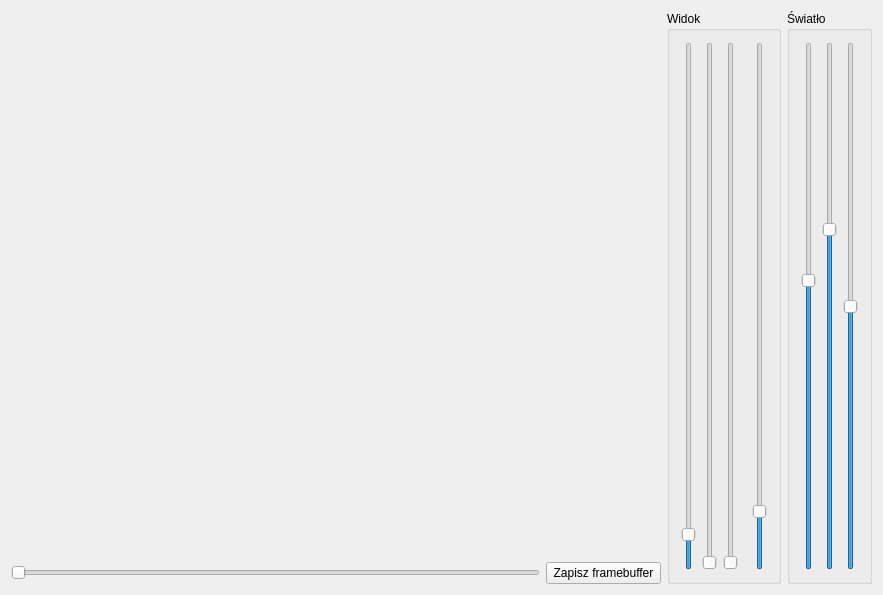
<?xml version="1.0" encoding="UTF-8"?>
<ui version="4.0">
 <class>MainWindow</class>
 <widget class="QMainWindow" name="MainWindow">
  <property name="geometry">
   <rect>
    <x>0</x>
    <y>0</y>
    <width>883</width>
    <height>595</height>
   </rect>
  </property>
  <property name="windowTitle">
   <string>MainWindow</string>
  </property>
  <widget class="QWidget" name="centralWidget">
   <layout class="QGridLayout" name="gridLayout">
    <item row="0" column="5" rowspan="2">
     <widget class="QGroupBox" name="groupBoxView">
      <property name="sizePolicy">
       <sizepolicy hsizetype="Maximum" vsizetype="Preferred">
        <horstretch>0</horstretch>
        <verstretch>0</verstretch>
       </sizepolicy>
      </property>
      <property name="title">
       <string>Widok</string>
      </property>
      <layout class="QHBoxLayout" name="horizontalLayout">
       <item>
        <widget class="QSlider" name="verticalSliderRotX">
         <property name="maximum">
          <number>3600</number>
         </property>
         <property name="value">
          <number>200</number>
         </property>
         <property name="orientation">
          <enum>Qt::Vertical</enum>
         </property>
        </widget>
       </item>
       <item>
        <widget class="QSlider" name="verticalSliderRotZ">
         <property name="maximum">
          <number>3600</number>
         </property>
         <property name="orientation">
          <enum>Qt::Vertical</enum>
         </property>
        </widget>
       </item>
       <item>
        <widget class="QSlider" name="verticalSliderRotY">
         <property name="maximum">
          <number>3600</number>
         </property>
         <property name="orientation">
          <enum>Qt::Vertical</enum>
         </property>
        </widget>
       </item>
       <item>
        <spacer name="horizontalSpacer">
         <property name="orientation">
          <enum>Qt::Horizontal</enum>
         </property>
         <property name="sizeType">
          <enum>QSizePolicy::Fixed</enum>
         </property>
         <property name="sizeHint" stdset="0">
          <size>
           <width>8</width>
           <height>20</height>
          </size>
         </property>
        </spacer>
       </item>
       <item>
        <widget class="QSlider" name="verticalSliderZoom">
         <property name="maximum">
          <number>1000</number>
         </property>
         <property name="value">
          <number>100</number>
         </property>
         <property name="orientation">
          <enum>Qt::Vertical</enum>
         </property>
        </widget>
       </item>
      </layout>
     </widget>
    </item>
    <item row="1" column="0">
     <widget class="QSlider" name="horizontalSlider_Slider">
      <property name="maximum">
       <number>10000</number>
      </property>
      <property name="orientation">
       <enum>Qt::Horizontal</enum>
      </property>
     </widget>
    </item>
    <item row="0" column="6" rowspan="2">
     <widget class="QGroupBox" name="groupBoxLight">
      <property name="sizePolicy">
       <sizepolicy hsizetype="Maximum" vsizetype="Preferred">
        <horstretch>0</horstretch>
        <verstretch>0</verstretch>
       </sizepolicy>
      </property>
      <property name="title">
       <string>Światło</string>
      </property>
      <layout class="QHBoxLayout" name="horizontalLayout_2">
       <item>
        <widget class="QSlider" name="verticalSliderLightX">
         <property name="minimum">
          <number>-100</number>
         </property>
         <property name="maximum">
          <number>100</number>
         </property>
         <property name="value">
          <number>10</number>
         </property>
         <property name="orientation">
          <enum>Qt::Vertical</enum>
         </property>
        </widget>
       </item>
       <item>
        <widget class="QSlider" name="verticalSliderLightY">
         <property name="minimum">
          <number>-100</number>
         </property>
         <property name="maximum">
          <number>100</number>
         </property>
         <property name="value">
          <number>30</number>
         </property>
         <property name="orientation">
          <enum>Qt::Vertical</enum>
         </property>
        </widget>
       </item>
       <item>
        <widget class="QSlider" name="verticalSliderLightZ">
         <property name="minimum">
          <number>-100</number>
         </property>
         <property name="maximum">
          <number>100</number>
         </property>
         <property name="orientation">
          <enum>Qt::Vertical</enum>
         </property>
        </widget>
       </item>
      </layout>
     </widget>
    </item>
    <item row="1" column="1">
     <widget class="QPushButton" name="pushButton">
      <property name="text">
       <string> Zapisz framebuffer </string>
      </property>
     </widget>
    </item>
    <item row="0" column="0" colspan="2">
     <widget class="WidgetOpenGL" name="widgetOpenGL" native="true">
      <property name="minimumSize">
       <size>
        <width>200</width>
        <height>200</height>
       </size>
      </property>
     </widget>
    </item>
   </layout>
  </widget>
 </widget>
 <layoutdefault spacing="6" margin="11"/>
 <customwidgets>
  <customwidget>
   <class>WidgetOpenGL</class>
   <extends>QWidget</extends>
   <header location="global">widgetopengl.h</header>
   <container>1</container>
   <slots>
    <slot>v_transform()</slot>
   </slots>
  </customwidget>
 </customwidgets>
 <resources/>
 <connections/>
</ui>
